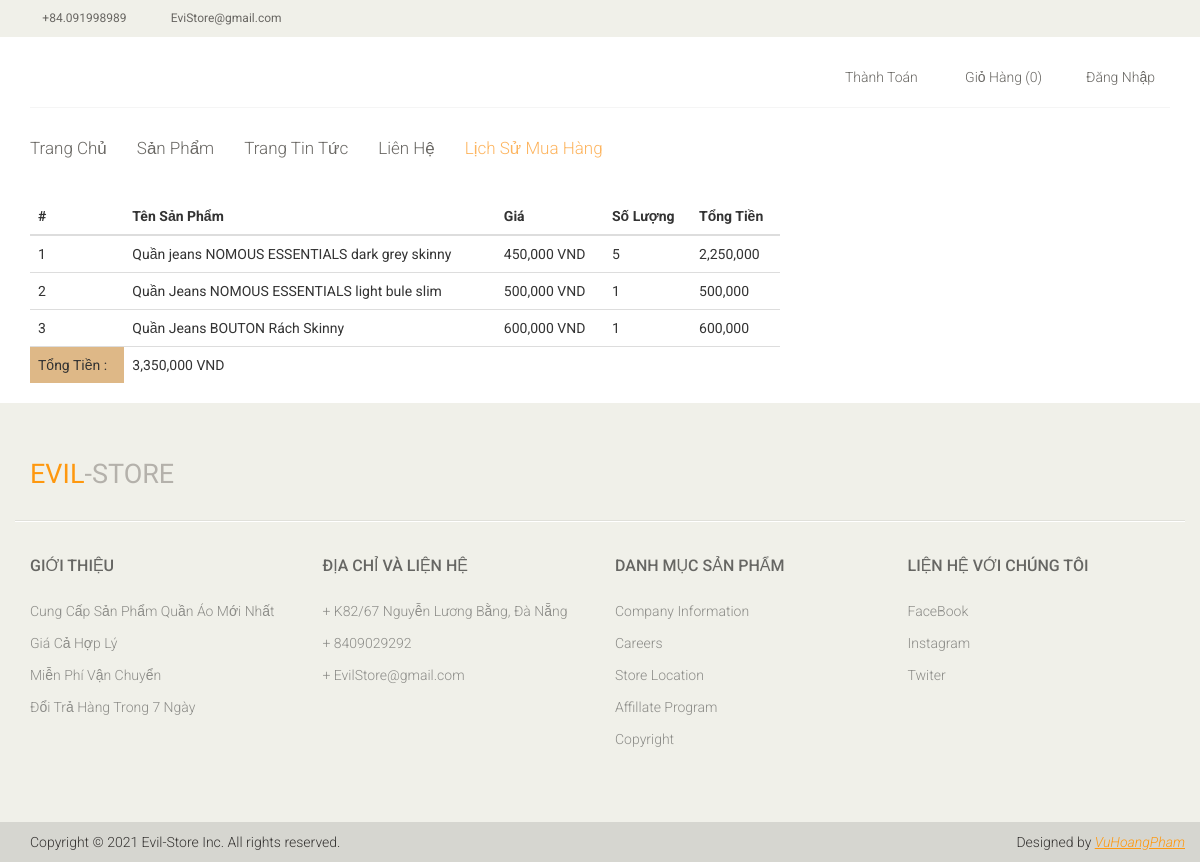
Screenshot of /eshopper/orderdetail.php?id=92 with the database file from the repository.
### tables this page shows
CREATE TABLE `order_detail` (
  `id_order` int(11) NOT NULL,
  `id_sp` int(11) NOT NULL,
  `qty` int(11) NOT NULL,
  `price` int(11) NOT NULL
);

CREATE TABLE `products` (
  `id_sp` int(11) NOT NULL,
  `id_cat` int(11) NOT NULL,
  `id_items` int(11) NOT NULL,
  `name_product` varchar(100) NOT NULL,
  `price` int(11) NOT NULL,
  `image` varchar(100) NOT NULL,
  `quantity` int(11) NOT NULL,
  `detail` text NOT NULL,
  `hot_product` int(11) NOT NULL
);

### eshopper/orderdetail.php (the view, shortened to what this page needs)
<?php require_once 'template/public/inc/header.php' ?>
<div class="container">
    <div class="row">
        <div class="col-md-8">
                <table class="table">
                    <thead>
                        <tr>
                            <th scope="col">#</th>
                            <th scope="col">Tên Sản Phẩm</th>
                            <th scope="col">Giá</th>
                            <th scope="col">Số Lượng</th>
                            <th scope="col">Tổng Tiền</th>
                        </tr>
                    </thead>
                    <tbody>
                    <?php
                         $stt = 0;
                         $total = 0;
                         $query = mysqli_query($conn, "SELECT `order_detail`.*, `products`.`name_product` FROM `order_detail` JOIN `products` ON `order_detail`.`id_sp` = `products`.`id_sp` WHERE `id_order` = {$_GET['id']}");
                         while($row_detail = mysqli_fetch_assoc($query)) {
                             $stt++;
                             $total+= ($row_detail['price']*$row_detail['qty']);
                    ?>
                           <tr>
                             <td><?php echo $stt?></td>
                             <td><?php echo $row_detail['name_product']?></td>
                             <td><?php echo number_format($row_detail['price']). ' VND'; ?></td>
                             <td><?php echo $row_detail['qty']?></td>
                             <td><?php echo number_format($row_detail['qty']*$row_detail['price']);?></td>
                          </tr>
                        <?php
                         }
                        ?>
                            <tr>
                              <td style="background-color: burlywood;">Tổng Tiền : </td>
                              <td colspan="6"><?php echo number_format($total)?> VND</td>
                            </tr>
                    </tbody>
                </table>
        </div>
    </div>
</div>
<?php require_once 'template/public/inc/footer.php' ?>

### eshopper/template/public/css/main.css (style rules this page uses)
body { font-family: 'Roboto', sans-serif; position: relative; font-weight: 400px; }

### rows the page displays
order_detail: id_sp.name_product "Quần jeans NOMOUS ESSENTIALS dark grey skinny", price "450,000", qty "5", $row_detail['qty']*$row_detail['price'] "2,250,000"
order_detail: id_sp.name_product "Quần Jeans NOMOUS ESSENTIALS light bule slim", price "500,000", qty "1", $row_detail['qty']*$row_detail['price'] "500,000"
order_detail: id_sp.name_product "Quần Jeans BOUTON Rách Skinny", price "600,000", qty "1", $row_detail['qty']*$row_detail['price'] "600,000"

### other values shown
count($cart) "0"
$total "3,350,000"
